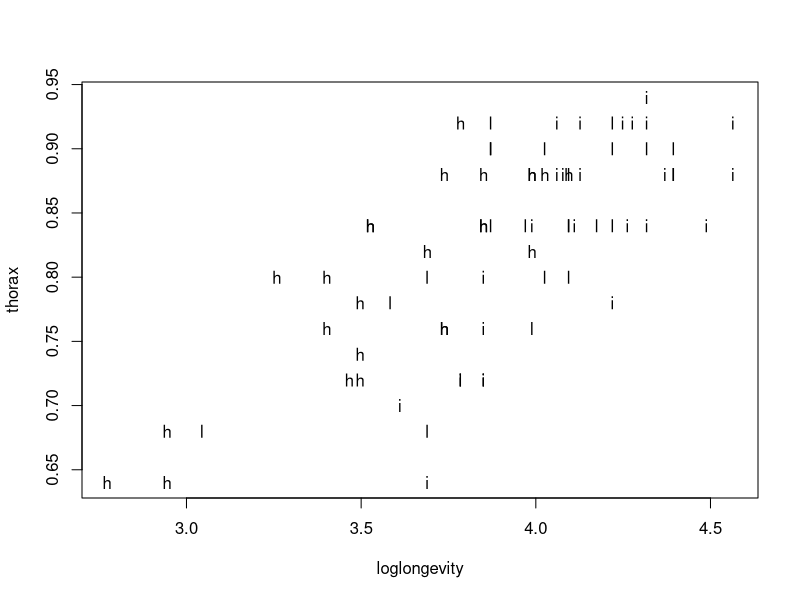
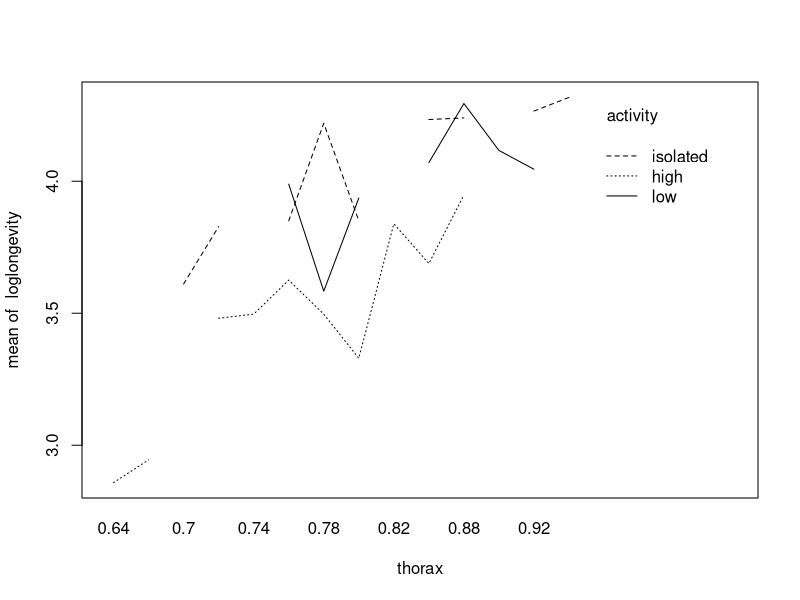
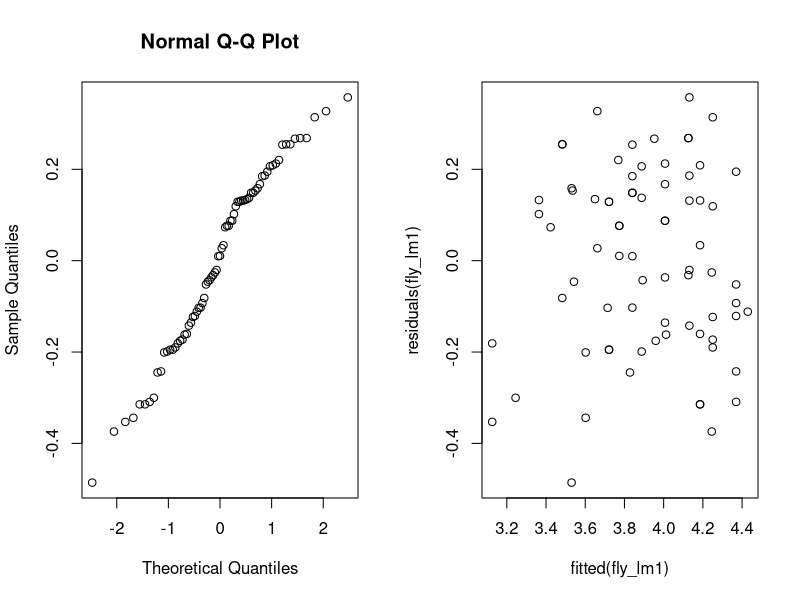
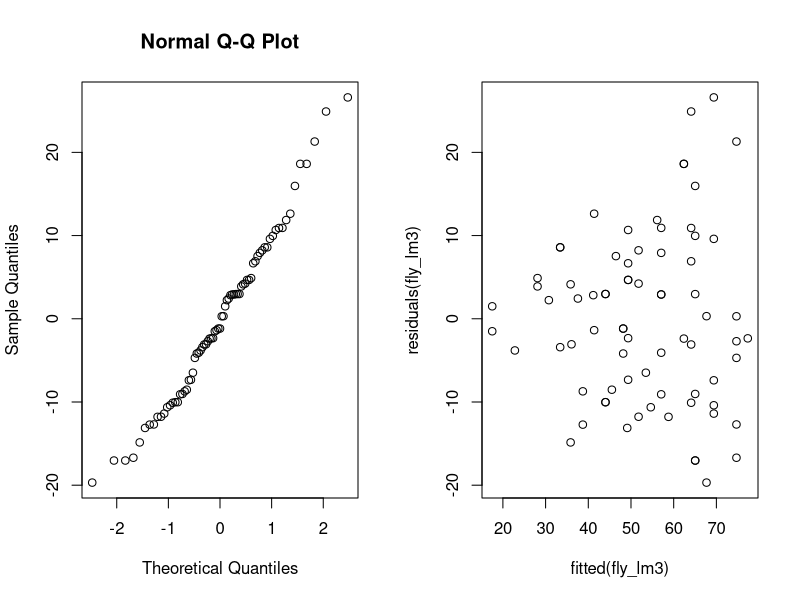

Generate these figures, in order, with R:
## ---- chunk 1
fly_data <- read.table("fruitflies.txt", header=TRUE)
fly_data$loglongevity <- log(fly_data$longevity)
with(fly_data, plot(loglongevity, thorax, pch=as.character(activity)))
## ---- chunk 2
fly_lm <- lm(loglongevity ~ activity, data=fly_data)
res <- anova(fly_lm); res
## ---- chunk 3
coef <- summary(fly_lm)$coefficients[, "Estimate"]; coef
## ---- chunk 4
fly_lm1 <- lm(loglongevity ~ activity + thorax, data=fly_data)
drop1(fly_lm1, test="F")
## ---- chunk 5
coef <- summary(fly_lm1)$coefficients[, "Estimate"]; coef
## ---- chunk 6
with(fly_data, interaction.plot(thorax, activity, loglongevity))
## ---- chunk 7
fly_lm2 <- lm(loglongevity~factor(activity) * thorax, data = fly_data)
anova(fly_lm2)
## ---- chunk 8
par(mfrow=c(1, 2))
qqnorm(residuals(fly_lm1))
plot(fitted(fly_lm1), residuals(fly_lm1))
## ---- chunk 9
fly_lm3 <- lm(longevity~factor(activity) + thorax, data = fly_data)
res <- drop1(fly_lm3, test="F")
par(mfrow=c(1, 2))
qqnorm(residuals(fly_lm3))
plot(fitted(fly_lm3), residuals(fly_lm3))
